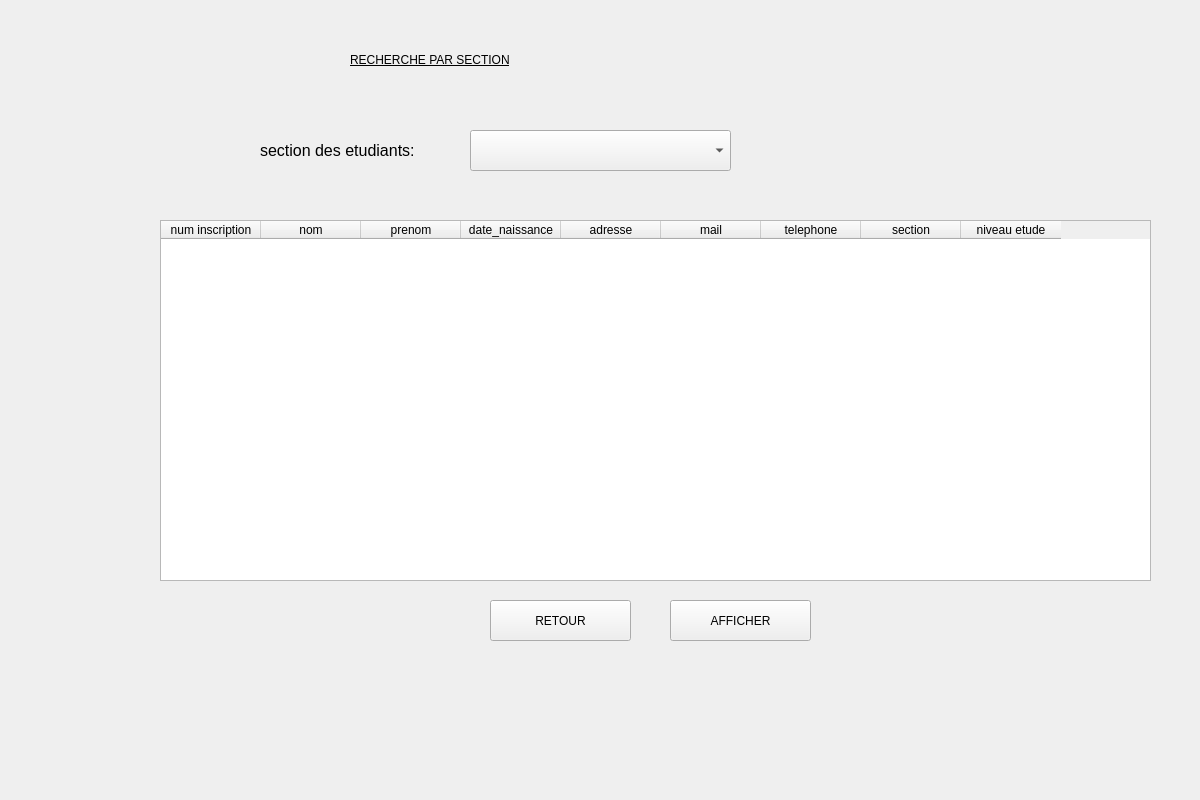
<?xml version="1.0" encoding="UTF-8"?>
<ui version="4.0">
 <class>Form</class>
 <widget class="QWidget" name="Form">
  <property name="geometry">
   <rect>
    <x>0</x>
    <y>0</y>
    <width>1200</width>
    <height>800</height>
   </rect>
  </property>
  <property name="windowTitle">
   <string>Form</string>
  </property>
  <widget class="QLabel" name="num_inscription4">
   <property name="geometry">
    <rect>
     <x>260</x>
     <y>110</y>
     <width>281</width>
     <height>81</height>
    </rect>
   </property>
   <property name="styleSheet">
    <string notr="true"/>
   </property>
   <property name="text">
    <string>&lt;html&gt;&lt;head/&gt;&lt;body&gt;&lt;p&gt;&lt;span style=&quot; font-size:12pt; color:#000000;&quot;&gt;section des etudiants:&lt;/span&gt;&lt;/p&gt;&lt;/body&gt;&lt;/html&gt;</string>
   </property>
  </widget>
  <widget class="QPushButton" name="afficher">
   <property name="geometry">
    <rect>
     <x>670</x>
     <y>600</y>
     <width>141</width>
     <height>41</height>
    </rect>
   </property>
   <property name="styleSheet">
    <string notr="true">font: 12pt &quot;MS Shell Dlg 2&quot;;</string>
   </property>
   <property name="text">
    <string>AFFICHER</string>
   </property>
  </widget>
  <widget class="QLabel" name="label">
   <property name="geometry">
    <rect>
     <x>350</x>
     <y>20</y>
     <width>551</width>
     <height>81</height>
    </rect>
   </property>
   <property name="styleSheet">
    <string notr="true">font: 63 18pt &quot;Open Sans Semibold&quot;;</string>
   </property>
   <property name="text">
    <string>&lt;html&gt;&lt;head/&gt;&lt;body&gt;&lt;p&gt;&lt;span style=&quot; text-decoration: underline; color:#000000;&quot;&gt;RECHERCHE PAR SECTION&lt;/span&gt;&lt;/p&gt;&lt;/body&gt;&lt;/html&gt;</string>
   </property>
  </widget>
  <widget class="QPushButton" name="ok">
   <property name="geometry">
    <rect>
     <x>490</x>
     <y>600</y>
     <width>141</width>
     <height>41</height>
    </rect>
   </property>
   <property name="styleSheet">
    <string notr="true">font: 12pt &quot;MS Shell Dlg 2&quot;;</string>
   </property>
   <property name="text">
    <string>RETOUR</string>
   </property>
  </widget>
  <widget class="QLabel" name="section_2">
   <property name="geometry">
    <rect>
     <x>480</x>
     <y>180</y>
     <width>221</width>
     <height>21</height>
    </rect>
   </property>
   <property name="text">
    <string/>
   </property>
  </widget>
  <widget class="QTableWidget" name="tableWidget">
   <property name="geometry">
    <rect>
     <x>160</x>
     <y>220</y>
     <width>991</width>
     <height>361</height>
    </rect>
   </property>
   <column>
    <property name="text">
     <string>num inscription</string>
    </property>
   </column>
   <column>
    <property name="text">
     <string>nom</string>
    </property>
   </column>
   <column>
    <property name="text">
     <string>prenom</string>
    </property>
   </column>
   <column>
    <property name="text">
     <string>date_naissance</string>
    </property>
   </column>
   <column>
    <property name="text">
     <string>adresse</string>
    </property>
   </column>
   <column>
    <property name="text">
     <string>mail</string>
    </property>
   </column>
   <column>
    <property name="text">
     <string>telephone</string>
    </property>
   </column>
   <column>
    <property name="text">
     <string>section</string>
    </property>
   </column>
   <column>
    <property name="text">
     <string>niveau etude</string>
    </property>
   </column>
  </widget>
  <widget class="QComboBox" name="section">
   <property name="geometry">
    <rect>
     <x>470</x>
     <y>130</y>
     <width>261</width>
     <height>41</height>
    </rect>
   </property>
   <property name="styleSheet">
    <string notr="true">QLineEdit {
border: 1px solid rgb(37,39,48);
border-radius: 20px;
padding-left:20px;
padding-right:20px;
}
QLineEdit:hover{
	border: 2px solid rgb(222, 221, 218)
}
QLineEdit:focus{
	border: 2px solid rgb(154, 208, 236)
}</string>
   </property>
   <item>
    <property name="text">
     <string/>
    </property>
   </item>
   <item>
    <property name="text">
     <string>CPI1</string>
    </property>
   </item>
   <item>
    <property name="text">
     <string>CPI2</string>
    </property>
   </item>
   <item>
    <property name="text">
     <string>L1 INFO</string>
    </property>
   </item>
   <item>
    <property name="text">
     <string>L1 TIC</string>
    </property>
   </item>
   <item>
    <property name="text">
     <string>L1 EEA</string>
    </property>
   </item>
   <item>
    <property name="text">
     <string>L1 MATH</string>
    </property>
   </item>
   <item>
    <property name="text">
     <string>L2 INFO </string>
    </property>
   </item>
   <item>
    <property name="text">
     <string>L2 TIC</string>
    </property>
   </item>
   <item>
    <property name="text">
     <string>L2 EEA</string>
    </property>
   </item>
   <item>
    <property name="text">
     <string>L2 MATH</string>
    </property>
   </item>
   <item>
    <property name="text">
     <string>L3 INFO</string>
    </property>
   </item>
   <item>
    <property name="text">
     <string>L3 TIC</string>
    </property>
   </item>
   <item>
    <property name="text">
     <string>L3 EEA</string>
    </property>
   </item>
   <item>
    <property name="text">
     <string>ING 1</string>
    </property>
   </item>
   <item>
    <property name="text">
     <string>ING2</string>
    </property>
   </item>
  </widget>
  <widget class="QLabel" name="label_2">
   <property name="geometry">
    <rect>
     <x>-190</x>
     <y>-20</y>
     <width>1391</width>
     <height>881</height>
    </rect>
   </property>
   <property name="text">
    <string/>
   </property>
   <property name="pixmap">
    <pixmap>n1mtIpU.jpg</pixmap>
   </property>
   <property name="scaledContents">
    <bool>true</bool>
   </property>
  </widget>
  <widget class="QLabel" name="label_10">
   <property name="geometry">
    <rect>
     <x>1060</x>
     <y>30</y>
     <width>131</width>
     <height>141</height>
    </rect>
   </property>
   <property name="text">
    <string/>
   </property>
   <property name="pixmap">
    <pixmap>output-onlinepngtools.png</pixmap>
   </property>
   <property name="scaledContents">
    <bool>true</bool>
   </property>
  </widget>
  <zorder>label_2</zorder>
  <zorder>num_inscription4</zorder>
  <zorder>afficher</zorder>
  <zorder>label</zorder>
  <zorder>ok</zorder>
  <zorder>section_2</zorder>
  <zorder>tableWidget</zorder>
  <zorder>section</zorder>
  <zorder>label_10</zorder>
 </widget>
 <resources/>
 <connections/>
</ui>
